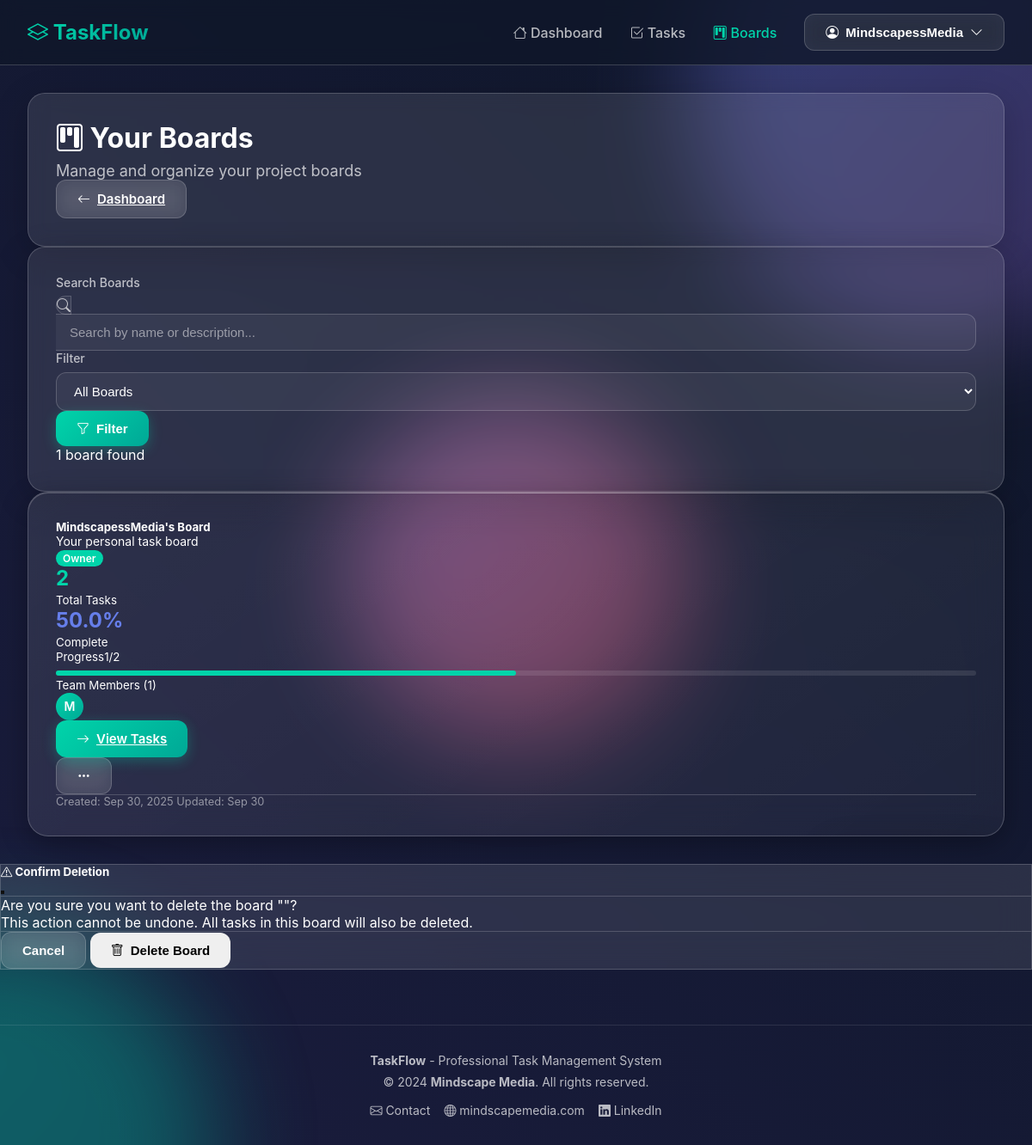
The page /boards (signed in) on the database its author committed.
### app/models/user.py (models this page shows, shortened)
class User(UserMixin, db.Model):
    __tablename__ = 'users'
    id = db.Column(db.Integer, primary_key=True)
    username = db.Column(db.String(80), unique=True, nullable=False, index=True)
    email = db.Column(db.String(120), unique=True, nullable=False, index=True)
    password_hash = db.Column(db.String(255), nullable=False)
    is_admin = db.Column(db.Boolean, default=False, nullable=False)
    created_at = db.Column(db.DateTime, default=datetime.utcnow)
    tasks = db.relationship('Task', backref='user', lazy='dynamic', cascade='all, delete-orphan')
    owned_boards = db.relationship('Board', backref='owner', lazy='dynamic', cascade='all, delete-orphan')
    board_access = db.relationship('BoardAccess', foreign_keys='BoardAccess.user_id', backref='user', lazy='dynamic', cascade='all, delete-orphan')

### app/models/board.py (models this page shows, shortened)
class Board(db.Model):
    __tablename__ = 'boards'
    id = db.Column(db.Integer, primary_key=True)
    name = db.Column(db.String(100), nullable=False)
    description = db.Column(db.Text)
    owner_id = db.Column(db.Integer, db.ForeignKey('users.id'), nullable=False)
    is_active = db.Column(db.Boolean, default=True, nullable=False)
    created_at = db.Column(db.DateTime, default=datetime.utcnow)
    updated_at = db.Column(db.DateTime, default=datetime.utcnow, onupdate=datetime.utcnow)
    tasks = db.relationship('Task', backref='board', lazy='dynamic', cascade='all, delete-orphan')
    board_access = db.relationship('BoardAccess', backref='board', lazy='dynamic', cascade='all, delete-orphan')
    def get_users_with_access(self):
        users = []
        for access in self.board_access:
            users.append(access.user)
        if self.owner not in users:
            users.append(self.owner)
        return users

### app/blueprints/main.py (the view, shortened to what this page needs)
@main_bp.route('/boards')
@login_required
def boards():
    filter_type = request.args.get('filter', 'all')
    search = request.args.get('search', '')
    query = Board.query.filter(
        or_(
            Board.owner_id == current_user.id,
            Board.id.in_(
                db.session.query(BoardAccess.board_id)
                .filter_by(user_id=current_user.id)
            )
        )
    )
    if filter_type == 'owned':
        query = query.filter_by(owner_id=current_user.id)
    elif filter_type == 'active':
        query = query.filter_by(is_active=True)
    boards = query.order_by(Board.updated_at.desc()).all()
    board_stats = {}
    for board in boards:
        task_count = board.tasks.count()
        completed_count = board.tasks.filter_by(status='completed').count()
        board_stats[board.id] = {
            'total_tasks': task_count,
            'completed_tasks': completed_count,
            'completion_rate': round((completed_count / task_count * 100) if task_count > 0 else 0, 1),
            'member_count': len(board.get_users_with_access())
        }
    return render_template('boards/list.html',
        boards=boards,
        board_stats=board_stats,
        filter_type=filter_type,
        search=search
    )

### app/templates/boards/list.html (shortened to what this page needs)
{% extends "glass_base.html" %}
{% block content %}
<div class="dashboard-container">
    <div class="glass-card mb-4">
        <div class="d-flex justify-content-between align-items-center">
            <div>
                <h1 style="font-size: 2rem; margin-bottom: 0.5rem;">
                    <i class="bi bi-kanban text-primary"></i> Your Boards
                </h1>
                <p style="color: var(--text-secondary); font-size: 1.125rem;">
                    Manage and organize your project boards
                </p>
            </div>
            <div class="d-flex gap-2">
                <a href="{{ url_for('main.dashboard') }}" class="btn btn-glass">
                    <i class="bi bi-arrow-left"></i> Dashboard
                </a>
            </div>
        </div>
    </div>
    <div class="glass-card mb-4">
        <form method="GET" class="row align-items-end">
            <div class="col-md-4">
                <label class="form-label">Search Boards</label>
                <div class="input-group">
                    <span class="input-group-text" style="background: rgba(255, 255, 255, 0.05); border: 1px solid var(--glass-border); color: var(--text-secondary);">
                        <i class="bi bi-search"></i>
                    </span>
                    <input type="text" name="search" class="form-control" placeholder="Search by name or description..." value="{{ search or '' }}">
                </div>
            </div>
            <div class="col-md-3">
                <label class="form-label">Filter</label>
                <select name="filter" class="form-control">
                    <option value="all" {{ 'selected' if filter_type == 'all' else '' }}>All Boards</option>
                </select>
            </div>
            <div class="col-md-2">
                <button type="submit" class="btn btn-primary w-100">
                    <i class="bi bi-funnel"></i> Filter
                </button>
            </div>
            <div class="col-md-3 text-end">
                <div class="text-muted small">
                    {{ boards|length }} board{{ 's' if boards|length != 1 else '' }} found
                </div>
            </div>
        </form>
    </div>
    {% if boards %}
        <div class="row">
            {% for board in boards %}
                <div class="col-xl-4 col-lg-6 mb-4">
                    <div class="profile-card board-card h-100" style="max-width: none; margin: 0;">
                        <div class="d-flex justify-content-between align-items-start mb-3">
                            <div class="flex-grow-1">
                                <h5 class="mb-1">{{ board.name }}</h5>
                                <p class="text-secondary mb-0" style="font-size: 0.875rem;">
                                    {{ board.description or 'No description provided' }}
                                </p>
                            </div>
                            {% if board.owner_id == current_user.id %}
                                <span class="verified-badge">Owner</span>
                            {% else %}
                                <span style="background: var(--secondary-color); color: white; padding: 2px 8px; border-radius: 12px; font-size: 0.75rem; font-weight: 600;">
                                    Shared
                                </span>
                            {% endif %}
                        </div>
                        <div class="row mb-3">
                            <div class="col-6">
                                <div class="text-center">
                                    <div style="font-size: 1.5rem; font-weight: 700; color: var(--primary-color);">
                                        {{ board_stats[board.id].total_tasks }}
                                    </div>
                                    <small class="text-muted">Total Tasks</small>
                                </div>
                            </div>
                            <div class="col-6">
                                <div class="text-center">
                                    <div style="font-size: 1.5rem; font-weight: 700; color: var(--secondary-color);">
                                        {{ board_stats[board.id].completion_rate }}%
                                    </div>
                                    <small class="text-muted">Complete</small>
                                </div>
                            </div>
                        </div>
                        <div class="mb-3">
                            <div style="display: flex; justify-content: between; align-items: center; margin-bottom: 0.5rem;">
                                <small class="text-muted">Progress</small>
                                <small class="text-muted">{{ board_stats[board.id].completed_tasks }}/{{ board_stats[board.id].total_tasks }}</small>
                            </div>
                            <div style="width: 100%; height: 6px; background: rgba(255, 255, 255, 0.1); border-radius: 3px;">
                                <div style="width: {{ board_stats[board.id].completion_rate }}%; height: 100%; background: var(--primary-color); border-radius: 3px; transition: width 0.3s ease;"></div>
                            </div>
                        </div>
                        <div class="mb-3">
                            <small class="text-secondary">Team Members ({{ board_stats[board.id].member_count }})</small>
                            <div class="d-flex mt-1">
                                <div style="width: 32px; height: 32px; border-radius: 50%; background: var(--gradient-2); display: flex; align-items: center; justify-content: center; color: white; font-weight: 600; font-size: 0.875rem;">
                                    {{ board.owner.username[0].upper() }}
                                </div>
                            </div>
                        </div>
                        <div class="d-flex gap-2 mt-auto">
                            <a href="{{ url_for('tasks.list_tasks', board_id=board.id) }}" class="btn btn-primary flex-grow-1">
                                <i class="bi bi-arrow-right"></i> View Tasks
                            </a>
                            {% if current_user.is_admin or board.owner_id == current_user.id %}
                                <div class="dropdown">
                                    <button class="btn btn-glass dropdown-toggle" type="button" data-bs-toggle="dropdown">
                                        <i class="bi bi-three-dots"></i>
                                    </button>
                                </div>
                            {% endif %}
                        </div>
                        <div class="mt-3 pt-3" style="border-top: 1px solid var(--glass-border); font-size: 0.8rem; color: var(--text-muted);">
                            <div class="d-flex justify-content-between">
                                <span>Created: {{ board.created_at.strftime('%b %d, %Y') }}</span>
                                <span>Updated: {{ board.updated_at.strftime('%b %d') }}</span>
                            </div>
                        </div>
                    </div>
                </div>
            {% endfor %}
        </div>
    {% endif %}
</div>
<div class="modal fade" id="deleteModal" tabindex="-1">
    <div class="modal-dialog">
        <div class="modal-content" style="background: var(--glass-bg); border: 1px solid var(--glass-border); backdrop-filter: blur(20px); -webkit-backdrop-filter: blur(20px);">
            <div class="modal-header" style="border-bottom: 1px solid var(--glass-border);">
                <h5 class="modal-title">
                    <i class="bi bi-exclamation-triangle text-danger"></i> Confirm Deletion
                </h5>
                <button type="button" class="btn-close" data-bs-dismiss="modal" style="filter: invert(1);"></button>
            </div>
            <div class="modal-body">
                <p>Are you sure you want to delete the board ""?</p>
                <p class="text-danger small">
                     This action cannot be undone. All tasks in this board will also be deleted.
                </p>
            </div>
            <div class="modal-footer" style="border-top: 1px solid var(--glass-border);">
                <button type="button" class="btn btn-glass" data-bs-dismiss="modal">Cancel</button>
                <form id="deleteForm" method="POST" style="display: inline;">
                    <button type="submit" class="btn btn-danger">
                        <i class="bi bi-trash"></i> Delete Board
                    </button>
                </form>
            </div>
        </div>
    </div>
</div>
{% endblock %}

### app/templates/glass_base.html (shortened to what this page needs)
<!DOCTYPE html>
<html lang="en">
<head>
    <link rel="stylesheet" href="https://cdn.jsdelivr.net/npm/bootstrap-icons@1.11.0/font/bootstrap-icons.css">
    <link rel="stylesheet" href="{{ url_for('static', filename='css/glassmorphism.css') }}">
</head>
<body>
    <div class="bg-gradient-orbs">
        <div class="orb orb-1"></div>
        <div class="orb orb-2"></div>
        <div class="orb orb-3"></div>
    </div>
    <nav class="glass-nav">
        <div class="nav-container">
            <a href="{{ url_for('main.dashboard') }}" class="nav-brand">
                <i class="bi bi-layers"></i> TaskFlow
            </a>
            <div class="nav-menu">
                {% if current_user.is_authenticated %}
                    <a href="{{ url_for('main.dashboard') }}" class="nav-link {% if request.endpoint == 'main.dashboard' %}active{% endif %}">
                        <i class="bi bi-house"></i> Dashboard
                    </a>
                    <a href="{{ url_for('tasks.list_tasks') }}" class="nav-link {% if 'tasks' in request.endpoint %}active{% endif %}">
                        <i class="bi bi-check2-square"></i> Tasks
                    </a>
                    <a href="{{ url_for('main.boards') }}" class="nav-link {% if 'boards' in request.endpoint %}active{% endif %}">
                        <i class="bi bi-kanban"></i> Boards
                    </a>
                    <div class="user-menu">
                        <button class="btn btn-glass" onclick="toggleUserDropdown()">
                            <i class="bi bi-person-circle"></i>
                            {{ current_user.username }}
                            <i class="bi bi-chevron-down"></i>
                        </button>
                    </div>
                {% endif %}
            </div>
        </div>
    </nav>
    {% block content %}{% endblock %}
    <footer style="margin-top: 4rem; padding: 2rem 0; border-top: 1px solid rgba(255, 255, 255, 0.1);">
        <div style="text-align: center; color: var(--text-secondary); font-size: 0.875rem;">
            <p style="margin-bottom: 0.5rem;">
                <strong>TaskFlow</strong> - Professional Task Management System
            </p>
            <p style="margin-bottom: 0.5rem;">
                © 2024 <strong>Mindscape Media</strong>. All rights reserved.
            </p>
            <div style="display: flex; gap: 1rem; justify-content: center; margin-top: 1rem;">
                <a href="#" style="color: var(--text-secondary); text-decoration: none;">
                    <i class="bi bi-envelope"></i> Contact
                </a>
                <a href="#" style="color: var(--text-secondary); text-decoration: none;">
                    <i class="bi bi-globe"></i> mindscapemedia.com
                </a>
                <a href="#" style="color: var(--text-secondary); text-decoration: none;">
                    <i class="bi bi-linkedin"></i> LinkedIn
                </a>
            </div>
        </div>
    </footer>
</body>
</html>

### rows shown on the page
User: username "MindscapessMedia"
Board: name "MindscapessMedia's Board", description "Your personal task board", shows "Owner", board_stats "2", board_stats "50.0", is_active "1", owner "M", created_at "Sep 30, 2025", updated_at "Sep 30"

### other values the page prints
{{ boards|length }} "1"
